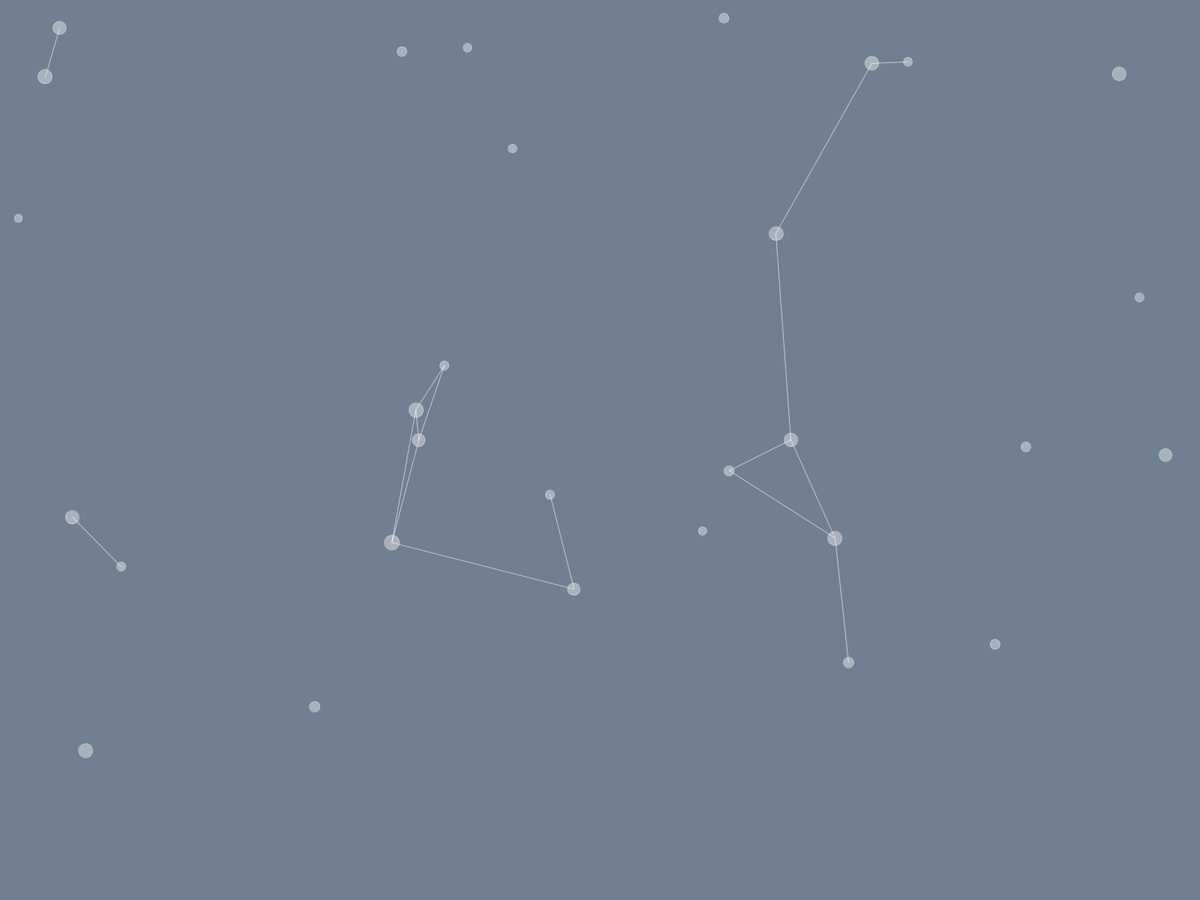
Frame 1 (no input)
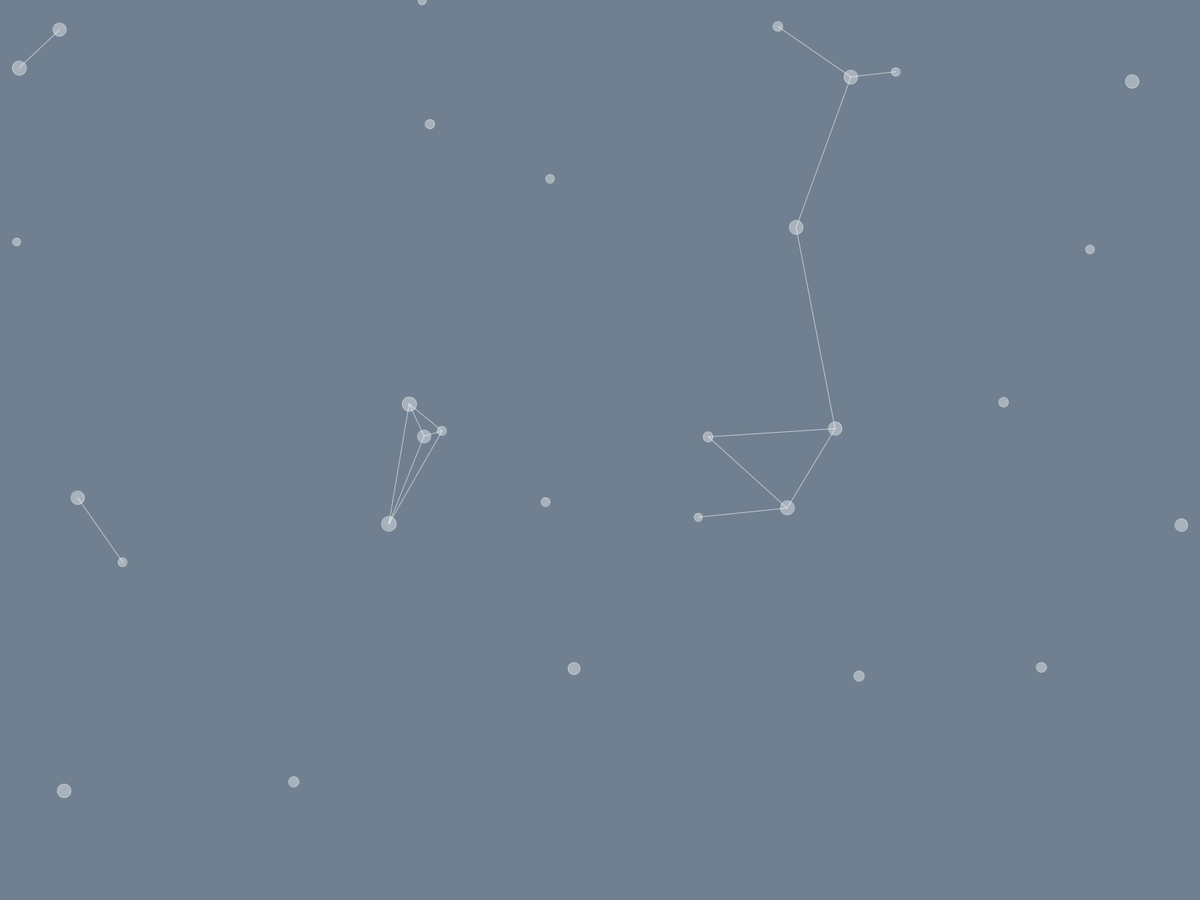
Frame 60 (the mouse pressed at the canvas centre just before this capture)
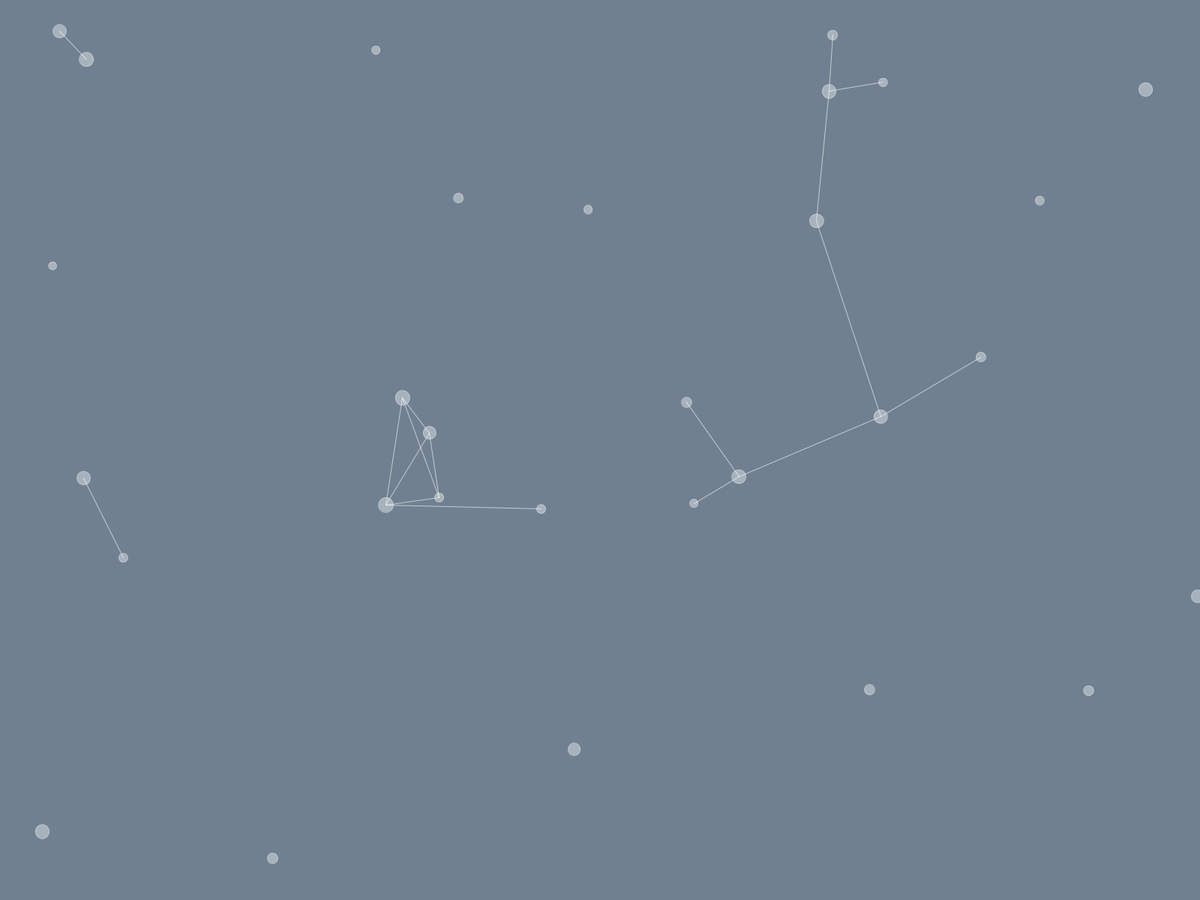
Frame 120 (the mouse held since frame 60 and released just before this capture)

The Processing sketch that drew these frames (run headless with seeded random() and noise(); from frame 60 on, the mouse is pressed at the canvas centre):

// Processing sketch: balls_lines
// ── balls_lines.pde
ArrayList<Ball> balls;
void setup() {
  //size(800, 600);
  fullScreen();
  balls = new ArrayList<Ball>();
  
  for(int i = 0; i < 30; i++) {
    balls.add(new Ball());
  }
}

void draw() {
  background(112, 128, 144);
  
  ArrayList<Ball> tempBalls = new ArrayList<Ball>();
  
  for(Ball ball : balls) {
    ball.Update();
  
    ball.Render();
    
    for(Ball tempBall : tempBalls) {
      if(ball.position.dist(tempBall.position) < (ball.lineLength + tempBall.lineLength) / 2) {
        stroke(255, 150);
        line(ball.position.x, ball.position.y, tempBall.position.x, tempBall.position.y);
      }
    }
    
    tempBalls.add(ball);
  }
  
}

// ── Ball.pde
class Ball {
  PVector position;
  PVector velocity;
  
  float lineLength;
  float size;
  
  boolean bounce = true;

  Ball() {
    position = new PVector(random(width), random(height));
    velocity = PVector.fromAngle(random(2 * PI)).mult(random(2));
    
    lineLength = random(10, 350);
    size = map(lineLength, 10, 350, 10, 20);
    
    if(random(1) < 0.5) bounce = false;
  }
  
  void Update() {
    if(bounce) {
      if(position.x < 0 || position.x > width) {
        velocity.x *= -1; 
      }
      
      if(position.y < 0 || position.y > height) {
        velocity.y *= -1; 
      }  
    } else {
      //println(position);
      position.x = wrap(position.x, 0, width);
      position.y = wrap(position.y, 0, height);
    }
  
    
    
    position.add(velocity);
  }
  
  void Render() {
    ellipseMode(CENTER);
    fill(255, 100);
    stroke(255, 100);
    ellipse(position.x, position.y, size, size);
  }
}

float wrap(float a, float min, float max) {
  while(a < min) {
    a += max - min; 
  }
  
  while(a > max) {
    a -= max - min; 
  }
  
  return a;
}
